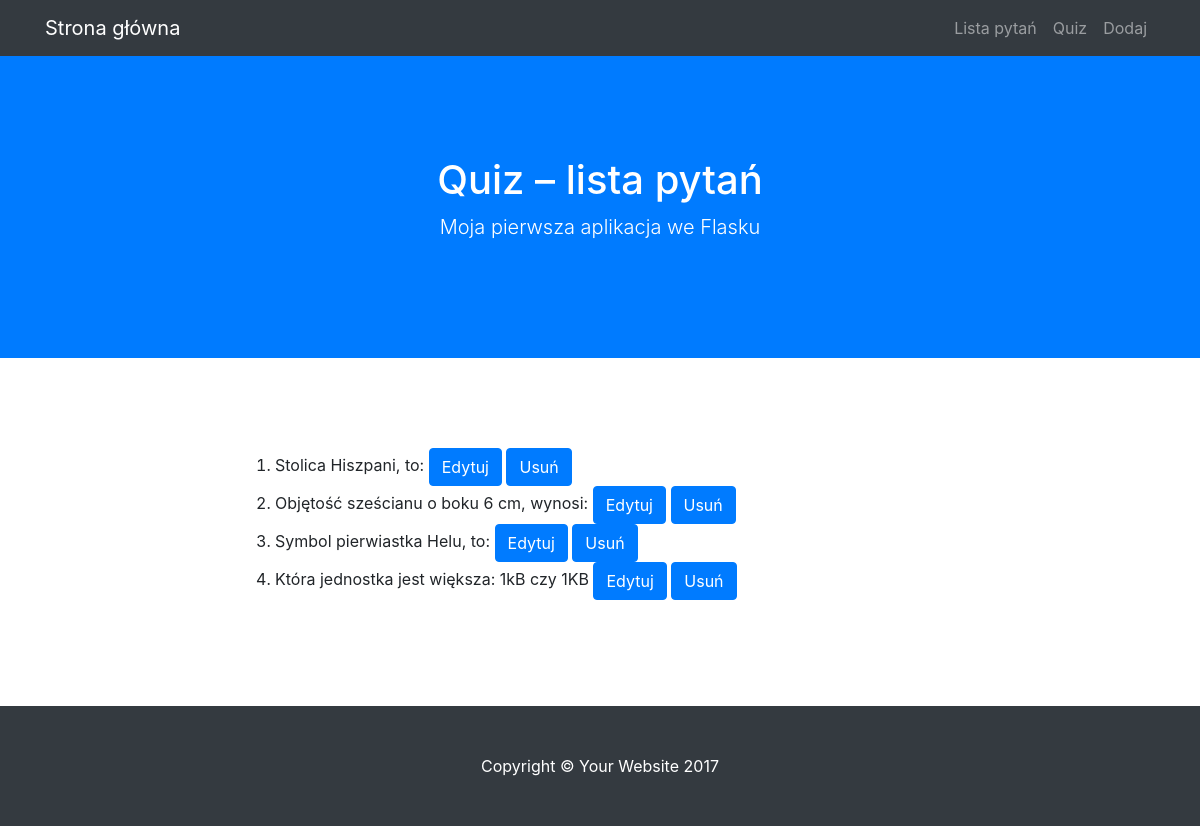
The app's page /lista, older data.
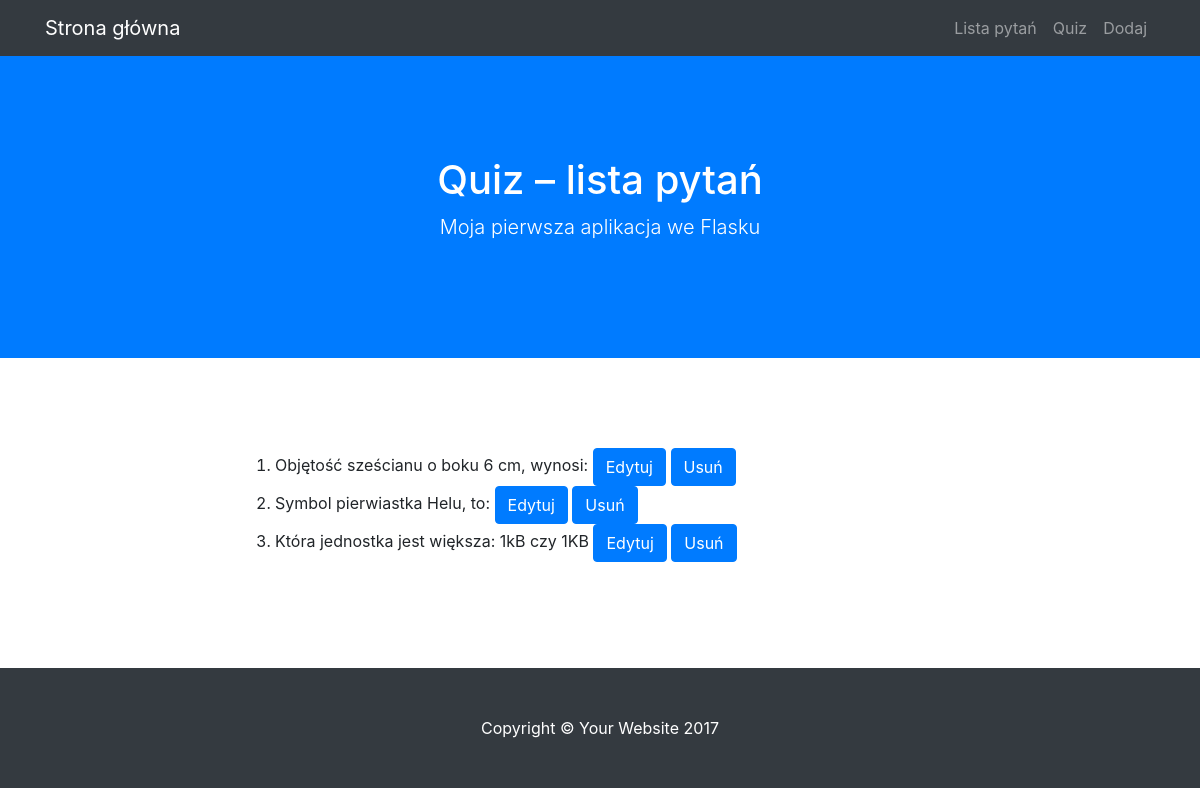
The same page, newer data.
### modele.py (models this page shows)
class BazaModel(Model):
    class Meta:
        database = baza

class Pytanie(BazaModel):
    pytanie = CharField(null=False)
    kategoria = ForeignKeyField(Kategoria, related_name='pytania')

### views.py (the view)
@app.route("/lista")
def lista():
    pytania = Pytanie.select()
    return render_template('lista.html', query = pytania)

### quiz.py (called while the page is built)
@app.before_request
def before_request():
    g.db = baza
    g.db.connect()

@app.after_request
def after_request(response):
    g.db.close()
    return response

### templates/lista.html (shortened to what this page needs)
{% extends "szablon.html" %}
{% block h1 %}Quiz – lista pytań{% endblock %}
{% block tresc %}
<ol>
    {% for p in query %}
    <li>
        {{ p.pytanie }}
        <a href="{{ url_for('edytuj', pid=p.id) }}" class="btn btn-primary">Edytuj</a>
        <a href="{{ url_for('usun', pid=p.id) }}" class="btn btn-primary">Usuń</a>
    </li>
    {% endfor %}
</ol>
{% endblock %}

Row changes from the older to the newer data that the page shows:
removed Pytanie: pytanie "Stolica Hiszpani, to:"
